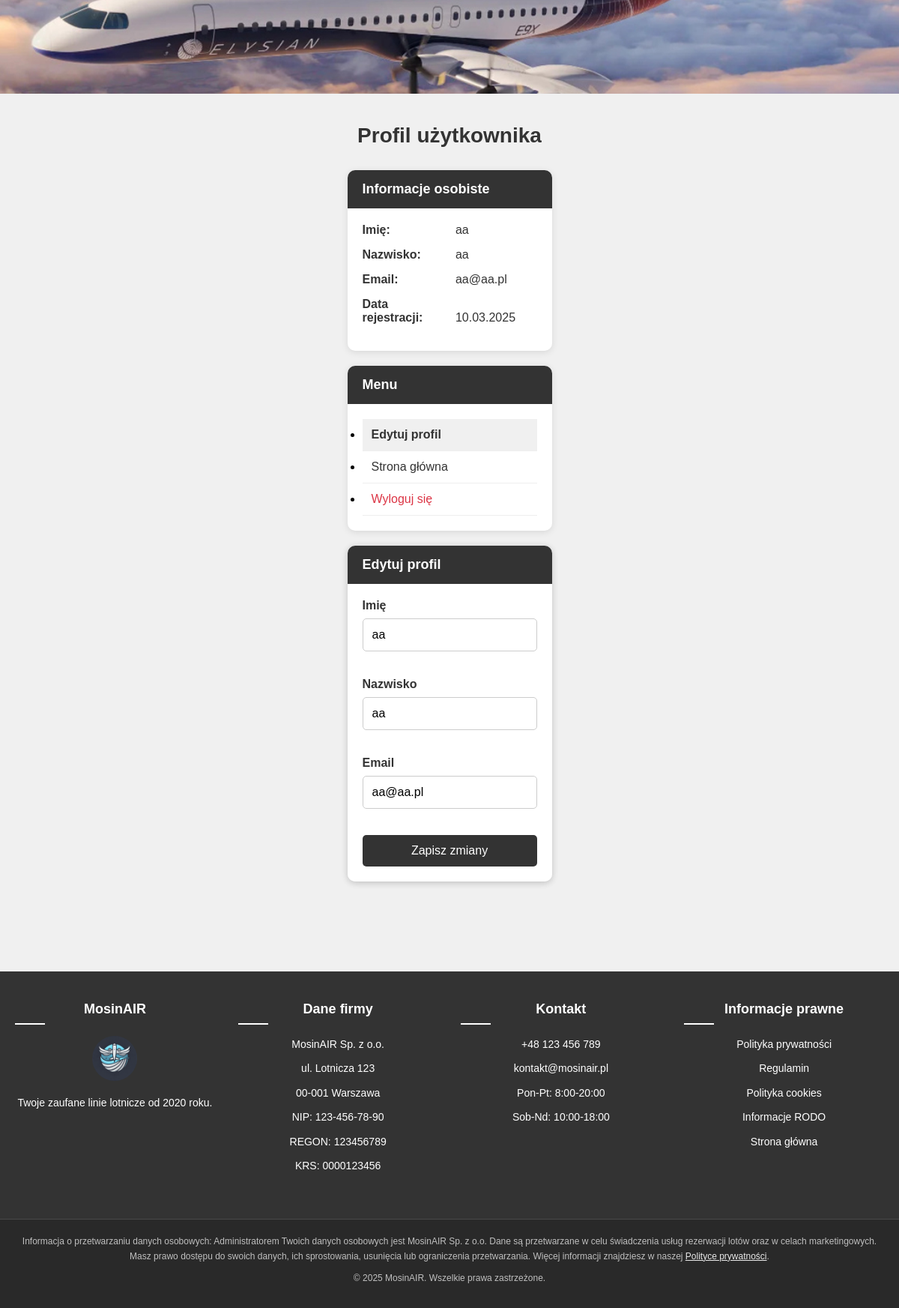
Before: /strona/main/profil.php (signed in) with the older database file.
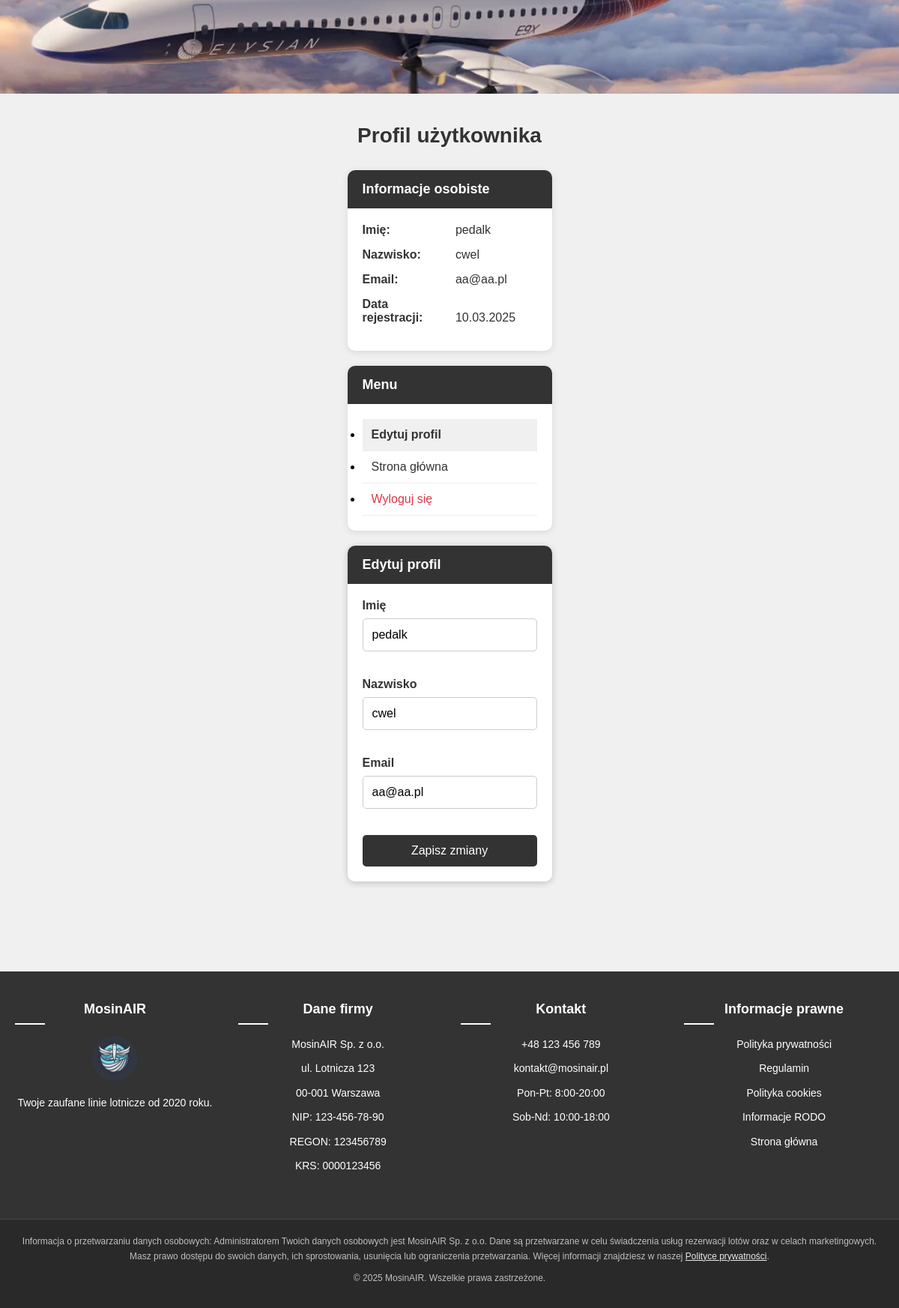
After: the same page with the newer database file.
### tables this page shows
CREATE TABLE `uzytkownicy` (
  `id` int(11) NOT NULL,
  `imie` varchar(50) NOT NULL,
  `nazwisko` varchar(50) NOT NULL,
  `email` varchar(100) NOT NULL,
  `haslo` varchar(255) NOT NULL,
  `data_rejestracji` timestamp NOT NULL DEFAULT current_timestamp()
);

### strona/main/profil.php (the view, shortened to what this page needs)
<?php
require_once '../config.php';
$user_id = $_SESSION['user_id'];
try {
    $stmt = $db->prepare("SELECT * FROM uzytkownicy WHERE id = ?");
    $stmt->execute([$user_id]);
    $user = $stmt->fetch(PDO::FETCH_ASSOC);
} catch(PDOException $e) {
    echo "Błąd: " . $e->getMessage();
    exit();
}
?>
<!DOCTYPE html>
<html lang="en">
<head>
    <link rel="stylesheet" href="../dodatki/style.css">
    <link rel="stylesheet" href="../main/profil.css">
</head>
<body>
<header>
    </header>
<div class="container mt-5">
    <div class="row">
        <div class="col-md-12">
            <h1 class="mb-4">Profil użytkownika</h1>
        </div>
    </div>
    <div class="row">
        <div class="col-md-4">
            <div class="card mb-4">
                <div class="card-header bg-primary text-white">
                    <h5 class="mb-0">Informacje osobiste</h5>
                </div>
                <div class="card-body">
                    <p><strong>Imię:</strong> <?php echo htmlspecialchars($user['imie']); ?></p>
                    <p><strong>Nazwisko:</strong> <?php echo htmlspecialchars($user['nazwisko']); ?></p>
                    <p><strong>Email:</strong> <?php echo htmlspecialchars($user['email']); ?></p>
                    <p><strong>Data rejestracji:</strong> <?php echo date('d.m.Y', strtotime($user['data_rejestracji'])); ?></p>
                </div>
            </div>
            <div class="card">
                <div class="card-header bg-primary text-white">
                    <h5 class="mb-0">Menu</h5>
                </div>
                <div class="card-body">
                    <ul class="nav flex-column">
                        <li class="nav-item">
                            <a class="nav-link active" href="#edit-profile" data-bs-toggle="tab">
                                Edytuj profil
                            </a>
                        </li>
                        <li class="nav-item">
                            <a class="nav-link" href="../main/loginuser.php">
                                Strona główna
                            </a>
                        </li>
                        <li class="nav-item">
                            <a class="nav-link text-danger" href="../main/logout.php">
                                Wyloguj się
                            </a>
                        </li>
                    </ul>
                </div>
            </div>
        </div>
        <div class="col-md-8">
            <div class="tab-content">
                <div class="tab-pane fade show active" id="edit-profile">
                    <div class="card">
                        <div class="card-header bg-primary text-white">
                            <h5 class="mb-0">Edytuj profil</h5>
                        </div>
                        <div class="card-body">
                            <form method="post" action="">
                                <div class="mb-3">
                                    <label for="imie" class="form-label">Imię</label>
                                    <input type="text" class="form-control" id="imie" name="imie" value="<?php echo htmlspecialchars($user['imie']); ?>" required>
                                </div>
                                <div class="mb-3">
                                    <label for="nazwisko" class="form-label">Nazwisko</label>
                                    <input type="text" class="form-control" id="nazwisko" name="nazwisko" value="<?php echo htmlspecialchars($user['nazwisko']); ?>" required>
                                </div>
                                <div class="mb-3">
                                    <label for="email" class="form-label">Email</label>
                                    <input type="email" class="form-control" id="email" name="email" value="<?php echo htmlspecialchars($user['email']); ?>" required>
                                </div>
                                <button type="submit" name="update_profile" class="btn btn-primary">
                                    Zapisz zmiany
                                </button>
                            </form>
                        </div>
                    </div>
                </div>
            </div>
        </div>
    </div>
</div>
<?php
include '../main/footer/footer.php';
?>
</body>
</html>

Changed rows visible on the page:
changed uzytkownicy "aa@aa.pl": imie "aa" → "pedalk"; nazwisko "aa" → "cwel"
